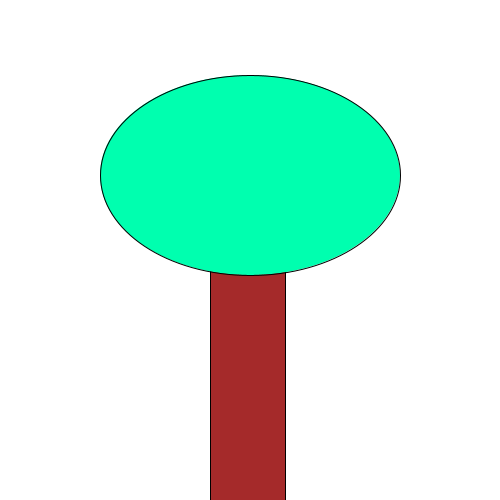
Frame 1 (no input)
Frame 60 (the mouse pressed at the canvas centre just before this capture): identical to frame 1, image omitted
Frame 120 (the mouse held since frame 60 and released just before this capture): identical to frame 1, image omitted

The Processing sketch that drew this single still picture (run headless with seeded random() and noise(); from frame 60 on, the mouse is pressed at the canvas centre):

// Processing sketch: sketch_9_9
// ── sketch_9_9.pde


void setup(){
  size(500,500);
  background(255,255,255);
  boom(75,300,300,200);
}

void draw(){
  
}

void boom(int l,int b, int a, int c ){
  fill(165,42,42);
  rect(210,200,l,b);
  fill(0,255,175);
  ellipse(250,175,a,c);
  
}
